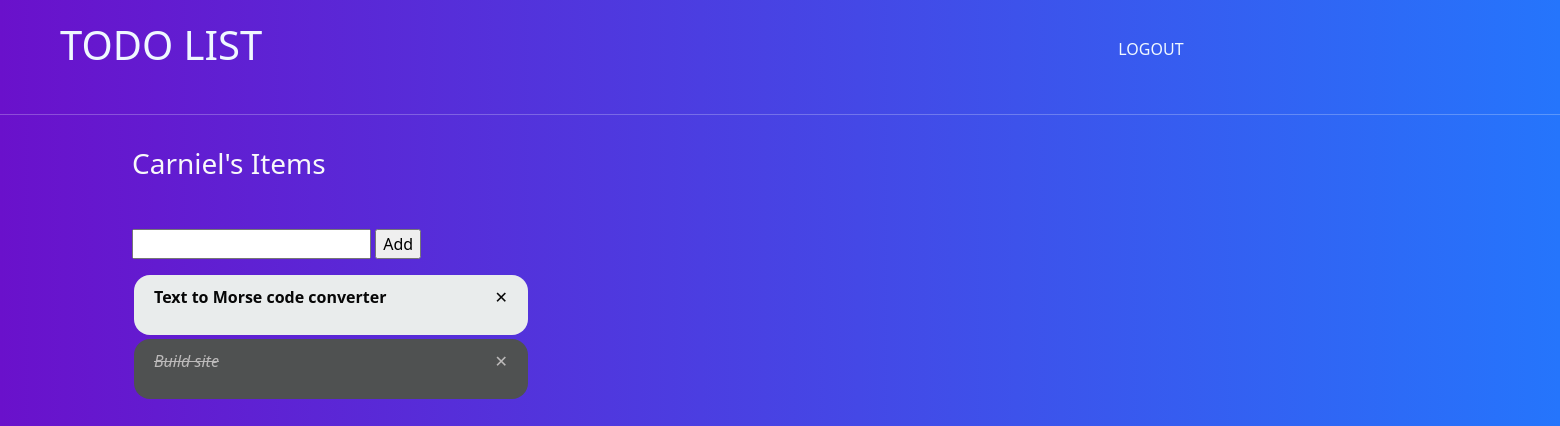
The app's page /todo (signed in), older data.
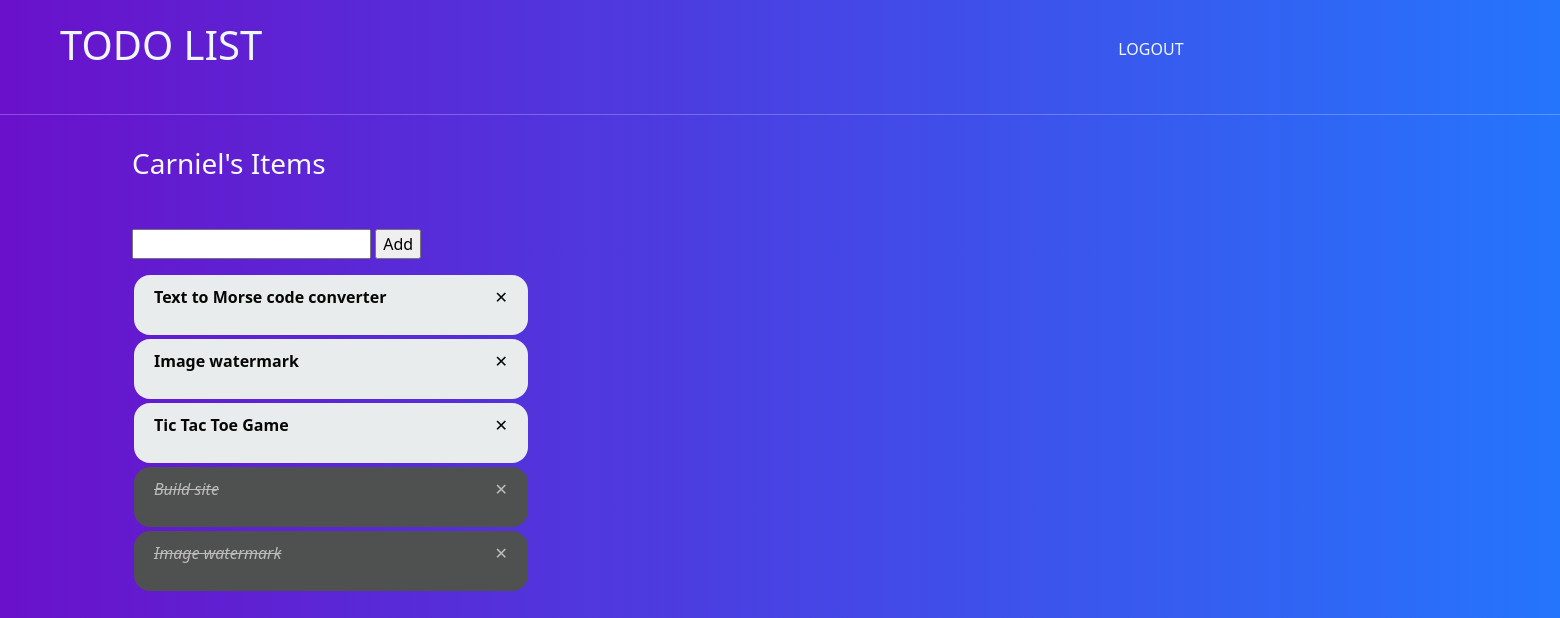
The same page, newer data.
### todoapp/models.py (models this page shows)
class Item(models.Model):
    user = models.ForeignKey(User, on_delete=models.CASCADE, null=True, blank=True)
    text = models.CharField(max_length=300)
    complete = models.BooleanField(default=False)
    def __str__(self):
        return self.text
    class Meta:
        ordering = ['complete']

### todoapp/views.py (the view, shortened to what this page needs)
# urls.py: path('todo', v.getitems, name="index"),
def getitems(request):
    form = ItemForm()
    todo = Item.objects.filter(user=request.user)
    context = {
        "items": todo,
        "form": form,
    }
    return render(request, "index.html", context)

### todoapp/forms.py
class ItemForm(ModelForm):
    class Meta:
        model = Item
        fields = "__all__"

### templates/index.html (shortened to what this page needs)
{% extends "base.html" %}
{% block content %}
<section class="vh-100 gradient-custom">
  <nav class="navbar navbar-expand-lg ">
    <div class="container-fluid py-2">
      <a class="navbar-brand px-5" href="{% url 'home' %}">
        <h1>TODO LIST</h1>
      </a>
      <div class="collapse navbar-collapse" id="navbarNav">
        <ul class="navbar-nav">
          {% if not request.user.is_authenticated %}
          <li class="nav-item">
            <a class="nav-link px-4" href="{% url 'register' %}">REGISTER</a>
          </li>
          <li class="nav-item">
            <a class="nav-link px-4" href="{% url 'login' %}">LOGIN</a>
          </li>
          {% else %}
          <li class="nav-item">
            <a class="nav-link px-4" href="{% url 'logout' %}">LOGOUT</a>
          </li>
          {% endif %}
        </ul>
      </div>
    </div>
  </nav>
  <hr class="text-light">
  <div class="container">
    {% if request.user.is_authenticated %}
    <h3 class="text-light py-3">{{ request.user }}'s Items</h3>
    {% else %}
    <h3 class="text-light py-3 px-6">Welcome <br><i><small>Create a To Do List to manage your task.</small></i></h3>
    {% endif %}
    <br>
    <form action="{% url 'index' %}" method="post">
      {{ form.text }}
      <input type="submit" value="Add">
    </form>
    {% if items %}
    {% for item in items %}
    {% if item.complete %}
    <div class="d-flex justify-content-between done">
      <a href="{% url 'updateItem' item.id %}">
        <p><i><s> {{ item }}</s></i></p>
        <span class="link"></span>
        <a href="{% url 'deleteItem' item.id %}">&#10005;</a>
      </a>
    </div>
    {% else %}
    <div class="d-flex justify-content-between pick">
      <a href="{% url 'updateItem' item.id %}" class="item">
        <strong>
          <p>{{ item }}</p>
        </strong>
        <span class="link"></span>
        <a href="{% url 'deleteItem' item.id %}" class="item">&#10005;</a>
      </a>
    </div>
    {% endif %}
    {% endfor %}
    {% else %}
    <p class="text-white">No item in your todo</p>
    {% endif %}
  </div>
</section>
{% endblock %}

### templates/base.html (shortened to what this page needs)
{% load static %}
<html lang="en">
<head>
    <link href="https://cdn.jsdelivr.net/npm/bootstrap@5.2.3/dist/css/bootstrap.min.css" rel="stylesheet"
>
    <link rel="stylesheet" href="{% static 'styles.css' %}">
</head>
<body>
    {% block content %}
    {% endblock %}
</body>
</html>

### static/styles.css (style rules this page uses)
h1 { color: aliceblue; }
.nav-link { color: aliceblue; }
#navbarNav { padding: 0 50%; }
a { color: rgb(188, 186, 186); text-decoration: none; }
.item { color: rgb(7, 7, 7); }
.pick { background-color: rgb(233, 236, 236); border: none; color: black; padding: 10px 20px; text-align: left; text-decoration: none; display: inline-block; margin: 4px 900px 4px 2px; border-radius: 16px; position: relative; }
.link { position: absolute; width: 90%; height: 100%; top: 0; left: 0; z-index: 1; }
.done { background-color: rgb(79, 81, 81); border: none; color: rgb(11, 11, 11); padding: 10px 20px; text-align: left; text-decoration: none; display: inline-block; margin: 4px 900px 4px 2px; border-radius: 16px; position: relative; }
.gradient-custom { background: #6a11cb; background: -webkit-linear-gradient(to right, rgba(106, 17, 203, 1), rgba(37, 117, 252, 1)); background: linear-gradient(to right, rgba(106, 17, 203, 1), rgba(37, 117, 252, 1)) }

Row changes from the older to the newer data that the page shows:
added Item: text "Image watermark"
added Item: text "Tic Tac Toe Game"
added Item: text "Image watermark"
